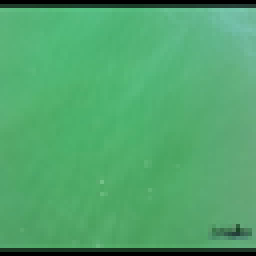
#> input picture 9th Semester/Machine Learning/projeto/teste/teste.jpg, 64 x 64 px, given as the content of the folder frames_treinamento/tubarao, which was not available (shown 4 times larger)
$ python main.py
#> lines starting #> are read from the running program, lines starting #| are printed output that depends on the picture; pictures that were not available may be replaced by others from this repository, and a replacement may not be noted
import os
import cv2
import numpy as np
import tensorflow as tf
from sklearn.model_selection import KFold
from sklearn.metrics import accuracy_score
import matplotlib.pyplot as plt
from matplotlib import cm
from scipy.ndimage import center_of_mass

# Constantes
IMG_SIZE = 64
NUM_CLASSES = 3
CLASS_NAMES = ["tubarao", "mar", "naoSei"]
BATCH_SIZE = 32
EPOCHS = 10
K = 5


# Função para carregar imagens e labels
def carregar_dados(diretorio):
#> called with diretorio = 'frames_treinamento'
    X, y = [], []
    for label, nome_classe in enumerate(CLASS_NAMES):
        pasta_classe = os.path.join(diretorio, nome_classe)
        for img_nome in os.listdir(pasta_classe):
            img_path = os.path.join(pasta_classe, img_nome)
            img = cv2.imread(img_path)
#> img is the input picture: shape (64, 64, 3); mean B, G, R 108.4, 165.2, 80.3
            if img is not None:
                img = cv2.resize(img, (IMG_SIZE, IMG_SIZE))
                X.append(img)
                y.append(label)
    return np.array(X), np.array(y)


# Aumento de dados
def augmentar(imagem):
    rows, cols, _ = imagem.shape
    # Rotação
    M_rot = cv2.getRotationMatrix2D((cols / 2, rows / 2), np.random.uniform(-30, 30), 1)
    imagem = cv2.warpAffine(imagem, M_rot, (cols, rows))

    # Espelhamento
    if np.random.rand() > 0.5:
        imagem = cv2.flip(imagem, 1)

    # Ruído gaussiano
    ruido = np.random.normal(0, 10, imagem.shape).astype(np.uint8)
    imagem = cv2.add(imagem, ruido)

    return imagem


# Modelo
def criar_modelo(input_shape):
    inputs = tf.keras.Input(shape=input_shape)
    x = tf.keras.layers.Flatten()(inputs)
    x = tf.keras.layers.Dense(
        64, activation="relu", kernel_regularizer=tf.keras.regularizers.l2(0.001)
    )(x)
    x = tf.keras.layers.Dropout(0.3)(x)
    outputs = tf.keras.layers.Dense(NUM_CLASSES, activation="softmax")(x)
    model = tf.keras.Model(inputs=inputs, outputs=outputs)
    model.compile(
        optimizer="adam", loss="sparse_categorical_crossentropy", metrics=["accuracy"]
    )
    return model


# Treinamento com K-Fold
def treinar_kfold(X, y):
    kf = KFold(n_splits=K, shuffle=True)
    accs = []
    for train_idx, val_idx in kf.split(X):
        model = criar_modelo(X.shape[1:])
        X_train, y_train = X[train_idx], y[train_idx]
        X_val, y_val = X[val_idx], y[val_idx]
        model.fit(X_train, y_train, epochs=EPOCHS, batch_size=BATCH_SIZE, verbose=0)
        y_pred = np.argmax(model.predict(X_val), axis=1)
        acc = accuracy_score(y_val, y_pred)
        accs.append(acc)
    print(f"Acurácia média: {np.mean(accs):.4f} ± {np.std(accs):.4f}")
    return model


# Gerar heatmap de uma imagem
def gerar_heatmap(modelo, imagem):
    h, w, _ = imagem.shape
    heatmap = np.zeros((h, w))
    step = IMG_SIZE
    for y in range(0, h - step, step):
        for x in range(0, w - step, step):
            patch = imagem[y : y + step, x : x + step]
            patch = cv2.resize(patch, (IMG_SIZE, IMG_SIZE))
            patch = patch.astype(np.float32) / 255.0
            patch = np.expand_dims(patch, axis=0)
            pred = modelo.predict(patch, verbose=0)
            prob = pred[0][0]  # probabilidade da classe "tubarao"
            heatmap[y : y + step, x : x + step] = prob
    return heatmap


# Salvar heatmap
def salvar_heatmap(heatmap, original_img, path):
    plt.imshow(original_img)
    plt.imshow(heatmap, cmap=cm.jet, alpha=0.5)
    plt.axis("off")
    plt.savefig(path, bbox_inches="tight", pad_inches=0)
    plt.close()


# Centro de massa
def calcular_centro_massa(heatmap):
    mascara = heatmap > 0.75
    if np.sum(mascara) == 0:
        return None
    return center_of_mass(mascara)


# Main
if __name__ == "__main__":
    print("Carregando imagens...")
    X, y = carregar_dados("frames_treinamento")
#> y = [0, 1, 2]
    print(f"Total de imagens: {len(X)}")
#| Total de imagens: 3

    # Pré-processamento
    X = np.array([augmentar(img) for img in X]).astype("float32") / 255.0
#> in augmentar, `imagem = cv2.warpAffine(imagem, M_rot, (cols, rows))`:
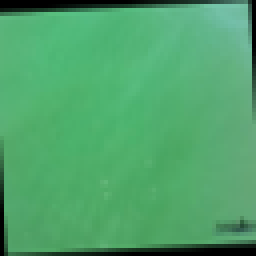
#> imagem: shape (64, 64, 3) (shown 4 times larger); mean of channels 0, 1, 2 107.1, 163.2, 79.2; drawn as B, G, R
#> in augmentar, `imagem = cv2.flip(imagem, 1)`:
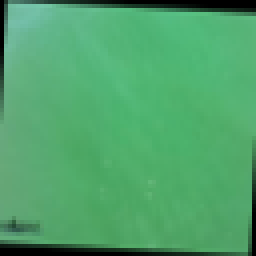
#> imagem: shape (64, 64, 3) (shown 4 times larger); mean of channels 0, 1, 2 107.1, 163.2, 79.2; drawn as B, G, R
#> in augmentar, `imagem = cv2.add(imagem, ruido)`:
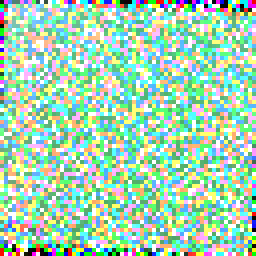
#> imagem: shape (64, 64, 3) (shown 4 times larger); mean of channels 0, 1, 2 179.7, 209.9, 164.9; drawn as B, G, R
#> in augmentar (call 2), `M_rot = cv2.getRotationMatrix2D((cols / 2, rows / 2), np.random.unifor..`: M_rot = [[0.948, -0.317, 11.81], [0.317, 0.948, -8.5]]
#> in augmentar (call 2), `imagem = cv2.warpAffine(imagem, M_rot, (cols, rows))`:
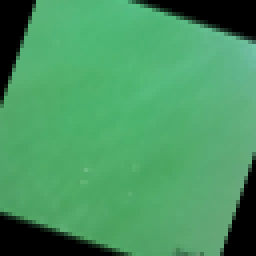
#> imagem: shape (64, 64, 3) (shown 4 times larger); mean of channels 0, 1, 2 97.2, 149.7, 72; drawn as B, G, R
#> in augmentar (call 2), `imagem = cv2.add(imagem, ruido)`:
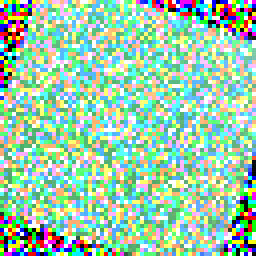
#> imagem: shape (64, 64, 3) (shown 4 times larger); mean of channels 0, 1, 2 172.8, 201.8, 157.7; drawn as B, G, R
#> in augmentar (call 3), `M_rot = cv2.getRotationMatrix2D((cols / 2, rows / 2), np.random.unifor..`: M_rot = [[0.939, -0.344, 12.97], [0.344, 0.939, -9.06]]
#> in augmentar (call 3), `imagem = cv2.warpAffine(imagem, M_rot, (cols, rows))`:
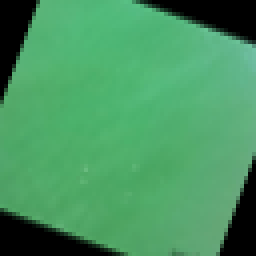
#> imagem: shape (64, 64, 3) (shown 4 times larger); mean of channels 0, 1, 2 96.5, 148.6, 71.4; drawn as B, G, R
#> in augmentar (call 3), `imagem = cv2.add(imagem, ruido)`:
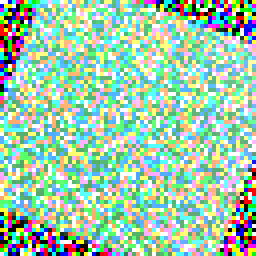
#> imagem: shape (64, 64, 3) (shown 4 times larger); mean of channels 0, 1, 2 172.3, 200.2, 159.3; drawn as B, G, R
#> after the loop in treinar_kfold, `for train_idx, val_idx in kf.split(X):`: accs = []

    print("Treinando modelo...")
#> (the run stopped early here; a loop or call above may not have finished)
